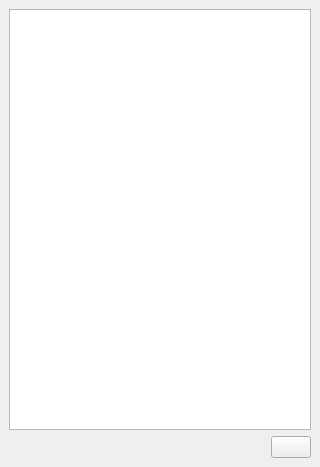
<?xml version="1.0" encoding="UTF-8"?>
<ui version="4.0">
 <class>WkfMapLayerDockWidget</class>
 <widget class="QDockWidget" name="WkfMapLayerDockWidget">
  <property name="enabled">
   <bool>true</bool>
  </property>
  <property name="geometry">
   <rect>
    <x>0</x>
    <y>0</y>
    <width>320</width>
    <height>467</height>
   </rect>
  </property>
  <property name="features">
   <set>QDockWidget::AllDockWidgetFeatures</set>
  </property>
  <property name="allowedAreas">
   <set>Qt::LeftDockWidgetArea|Qt::RightDockWidgetArea</set>
  </property>
  <property name="windowTitle">
   <string>地图图层</string>
  </property>
  <widget class="QWidget" name="dockWidgetContents">
   <layout class="QVBoxLayout" name="verticalLayout">
    <item>
     <widget class="QTreeWidget" name="mTreeWidget">
      <property name="autoFillBackground">
       <bool>false</bool>
      </property>
      <property name="columnCount">
       <number>3</number>
      </property>
      <attribute name="headerVisible">
       <bool>false</bool>
      </attribute>
      <attribute name="headerStretchLastSection">
       <bool>true</bool>
      </attribute>
      <column>
       <property name="text">
        <string notr="true">1</string>
       </property>
      </column>
      <column>
       <property name="text">
        <string notr="true">2</string>
       </property>
      </column>
      <column>
       <property name="text">
        <string notr="true">3</string>
       </property>
      </column>
     </widget>
    </item>
    <item>
     <layout class="QHBoxLayout" name="horizontalLayout">
      <item>
       <spacer name="horizontalSpacer">
        <property name="orientation">
         <enum>Qt::Horizontal</enum>
        </property>
        <property name="sizeHint" stdset="0">
         <size>
          <width>40</width>
          <height>20</height>
         </size>
        </property>
       </spacer>
      </item>
      <item>
       <widget class="QPushButton" name="mAddButton">
        <property name="text">
         <string/>
        </property>
       </widget>
      </item>
     </layout>
    </item>
   </layout>
  </widget>
 </widget>
 <resources/>
 <connections/>
</ui>
